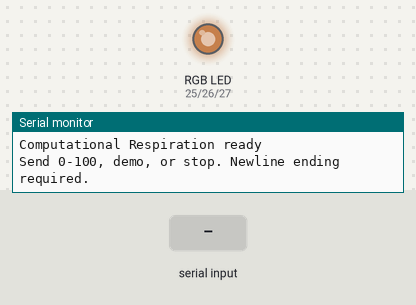
Bench run of a sketch on a simulated ESP32. On the bench: an RGB LED mixed from three pins (HIGH = lit), the last lines printed to the serial monitor. Inputs (shaded band) come from the test bench. Dim RGB values are drawn brighter than linear.

Above: at 1.04 s.
1.3 s: "90,45\n" received over Serial
At 2.71 s:
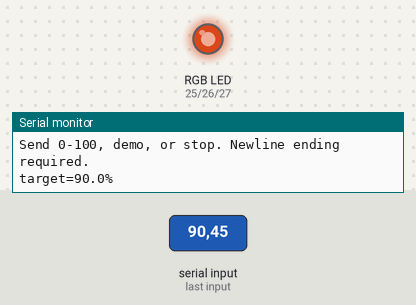
At 3.7 s:
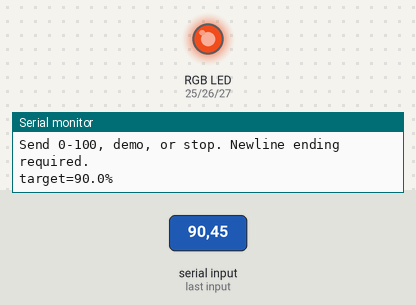
4.3 s: "30,150\n" received over Serial
7.3 s: "5\n" received over Serial
10.3 s: "demo\n" received over Serial
Timing chart, 0 to 14.3 s (numbered marks = the images above; inputs shaded):
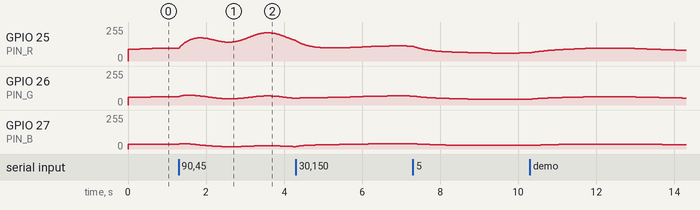

Measured:
- by itself, GPIO 25 (PIN_R): rises from 61/255 to 96/255 in 1.7 s, then falls to 80/255 in 2.3 s
- by itself, GPIO 26 (PIN_G): rises from 44/255 to 63/255 in 1.9 s, then falls to 52/255 in 2.0 s
- by itself, GPIO 27 (PIN_B): rises from 27/255 to 37/255 in 1.4 s, then falls to 31/255 in 2.5 s

The sketch:

ComputationalRespiration.ino
```cpp
#include <Arduino.h>
#include <math.h>

// Computational Respiration — smooth ESP32 RGB prototype
// Baseline: ESP32 DevKit V1 / WROOM-32 + common-cathode RGB module.
const uint8_t PIN_R = 25;
const uint8_t PIN_G = 26;
const uint8_t PIN_B = 27;

// Set true for a common-anode module. Wire the common pin to 3V3 in that case.
const bool COMMON_ANODE = false;

const uint32_t UPDATE_MS = 15;
const float HEAT_SMOOTHING_PER_SECOND = 2.8f;
const float DEMO_STEP_SECONDS = 5.0f;

float targetHeat = 20.0f;
float currentHeat = 20.0f;
float breathPhase = 0.0f; // 0..1, continuous across load changes
uint32_t lastUpdateMs = 0;
uint32_t demoStartedMs = 0;
bool demoRunning = false;
String serialLine;

float lerpValue(float a, float b, float t) {
  return a + (b - a) * constrain(t, 0.0f, 1.0f);
}

void setRGB(int r, int g, int b) {
  r = constrain(r, 0, 255);
  g = constrain(g, 0, 255);
  b = constrain(b, 0, 255);
  if (COMMON_ANODE) {
    r = 255 - r;
    g = 255 - g;
    b = 255 - b;
  }
  analogWrite(PIN_R, r);
  analogWrite(PIN_G, g);
  analogWrite(PIN_B, b);
}

void setTarget(float value) {
  const float next = constrain(value, 0.0f, 100.0f);
  if (fabsf(next - targetHeat) < 0.05f) return;
  targetHeat = next;
  Serial.print("target=");
  Serial.print(targetHeat, 1);
  Serial.println("%");
}

void startDemo() {
  demoRunning = true;
  demoStartedMs = millis();
  Serial.println("demo: LOW -> MEDIUM -> HIGH -> continuous rise/fall");
}

void handleLine(String line) {
  line.trim();
  line.toLowerCase();
  if (line == "demo") {
    startDemo();
  } else if (line == "stop") {
    demoRunning = false;
    Serial.println("demo stopped; manual input enabled");
  } else if (line.length() > 0) {
    setTarget(line.toFloat());
    demoRunning = false;
  }
}

void readSerialNonBlocking() {
  while (Serial.available() > 0) {
    char c = (char)Serial.read();
    if (c == '\n' || c == '\r') {
      if (serialLine.length() > 0) {
        handleLine(serialLine);
        serialLine = "";
      }
    } else if (serialLine.length() < 24) {
      serialLine += c;
    }
  }
}

void updateDemo(float elapsed) {
  // 0–5s low, 5–10s medium, 10–15s high, then a smooth 15s triangle ramp.
  if (elapsed < DEMO_STEP_SECONDS) {
    setTarget(20.0f);
  } else if (elapsed < 2.0f * DEMO_STEP_SECONDS) {
    setTarget(55.0f);
  } else if (elapsed < 3.0f * DEMO_STEP_SECONDS) {
    setTarget(90.0f);
  } else {
    float rampTime = fmod(elapsed - 3.0f * DEMO_STEP_SECONDS, 15.0f);
    float ramp = rampTime <= 7.5f ? rampTime / 7.5f : 2.0f - rampTime / 7.5f;
    setTarget(20.0f + 70.0f * ramp);
  }
}

void setup() {
  Serial.begin(115200);
  Serial.setTimeout(0);
  pinMode(PIN_R, OUTPUT);
  pinMode(PIN_G, OUTPUT);
  pinMode(PIN_B, OUTPUT);
  setRGB(0, 0, 0);
  lastUpdateMs = millis();
  Serial.println("Computational Respiration ready");
  Serial.println("Send 0-100, demo, or stop. Newline ending required.");
}

void loop() {
  readSerialNonBlocking();
  const uint32_t now = millis();
  const float dt = min((now - lastUpdateMs) / 1000.0f, 0.1f);
  lastUpdateMs = now;

  if (demoRunning) {
    updateDemo((now - demoStartedMs) / 1000.0f);
  }

  // Frame-rate-independent smoothing: alpha stays consistent if loop timing varies.
  const float alpha = 1.0f - expf(-HEAT_SMOOTHING_PER_SECOND * dt);
  currentHeat += (targetHeat - currentHeat) * alpha;

  const float heat = currentHeat / 100.0f;
  const float baseBrightness = lerpValue(0.25f, 0.90f, heat);
  const float period = lerpValue(6.0f, 1.5f, heat);
  const float minBreath = lerpValue(0.85f, 0.65f, heat);

  breathPhase += dt / period;
  if (breathPhase >= 1.0f) breathPhase -= floorf(breathPhase);
  const float wave = (sinf(2.0f * PI * breathPhase) + 1.0f) * 0.5f;
  const float breathingFactor = minBreath + (1.0f - minBreath) * wave;
  const float brightness = baseBrightness * breathingFactor;

  // Continuous warm-white -> orange-red colour mapping.
  const int r = (int)(255.0f * brightness);
  const int g = (int)(lerpValue(190.0f, 70.0f, heat) * brightness);
  const int b = (int)(lerpValue(120.0f, 20.0f, heat) * brightness);
  setRGB(r, g, b);
  delay(UPDATE_MS);
}
```
